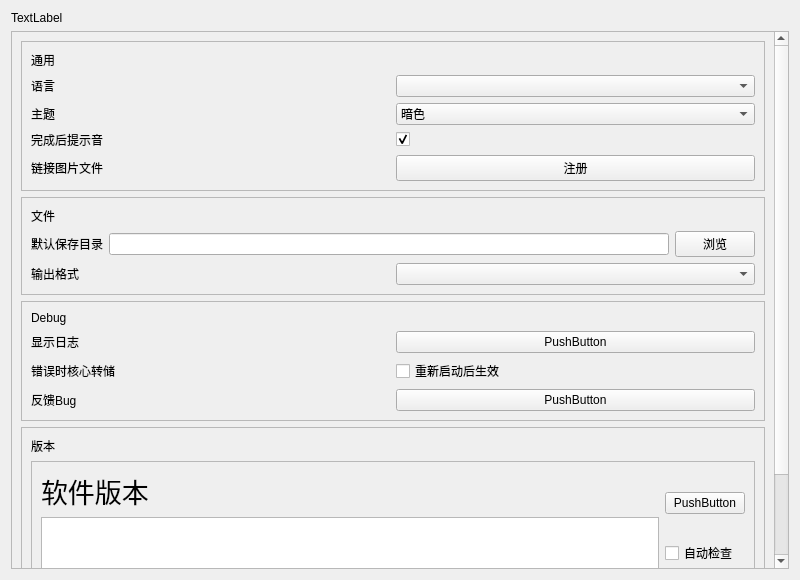
<?xml version="1.0" encoding="UTF-8"?>
<ui version="4.0">
 <class>Form</class>
 <widget class="QWidget" name="Form">
  <property name="geometry">
   <rect>
    <x>0</x>
    <y>0</y>
    <width>800</width>
    <height>580</height>
   </rect>
  </property>
  <property name="windowTitle">
   <string>Form</string>
  </property>
  <layout class="QGridLayout" name="gridLayout_4">
   <item row="0" column="0">
    <widget class="TitleLabel" name="SettingTitleLabel">
     <property name="text">
      <string>TextLabel</string>
     </property>
    </widget>
   </item>
   <item row="1" column="0">
    <widget class="ScrollArea" name="scrollArea">
     <property name="widgetResizable">
      <bool>true</bool>
     </property>
     <widget class="QWidget" name="scrollAreaWidgetContents">
      <property name="geometry">
       <rect>
        <x>0</x>
        <y>0</y>
        <width>768</width>
        <height>635</height>
       </rect>
      </property>
      <layout class="QVBoxLayout" name="verticalLayout_8">
       <item>
        <widget class="QFrame" name="frame">
         <property name="frameShape">
          <enum>QFrame::Shape::StyledPanel</enum>
         </property>
         <property name="frameShadow">
          <enum>QFrame::Shadow::Raised</enum>
         </property>
         <layout class="QVBoxLayout" name="verticalLayout_2">
          <item>
           <widget class="TitleLabel" name="General_label">
            <property name="text">
             <string>通用</string>
            </property>
           </widget>
          </item>
          <item>
           <layout class="QHBoxLayout" name="horizontalLayout_21">
            <item>
             <widget class="QLabel" name="LanguageLabel">
              <property name="text">
               <string>语言</string>
              </property>
             </widget>
            </item>
            <item>
             <widget class="ComboBox" name="LanguagecomboBox"/>
            </item>
           </layout>
          </item>
          <item>
           <layout class="QHBoxLayout" name="horizontalLayout">
            <item>
             <widget class="BodyLabel" name="Theme">
              <property name="text">
               <string>主题</string>
              </property>
             </widget>
            </item>
            <item>
             <widget class="ComboBox" name="CB_Theme">
              <item>
               <property name="text">
                <string>暗色</string>
               </property>
              </item>
              <item>
               <property name="text">
                <string>亮色</string>
               </property>
              </item>
              <item>
               <property name="text">
                <string>跟随系统</string>
               </property>
              </item>
             </widget>
            </item>
           </layout>
          </item>
          <item>
           <layout class="QHBoxLayout" name="horizontalLayout_2">
            <item>
             <widget class="BodyLabel" name="CompleteDing">
              <property name="text">
               <string>完成后提示音</string>
              </property>
             </widget>
            </item>
            <item>
             <widget class="CheckBox" name="CompleteDingCheck">
              <property name="text">
               <string/>
              </property>
              <property name="checked">
               <bool>true</bool>
              </property>
             </widget>
            </item>
           </layout>
          </item>
          <item>
           <layout class="QHBoxLayout" name="horizontalLayout_6">
            <item>
             <widget class="QLabel" name="label">
              <property name="text">
               <string>链接图片文件</string>
              </property>
             </widget>
            </item>
            <item>
             <widget class="PushButton" name="pushButton">
              <property name="text">
               <string>注册</string>
              </property>
             </widget>
            </item>
           </layout>
          </item>
         </layout>
        </widget>
       </item>
       <item>
        <widget class="QFrame" name="frame_2">
         <property name="frameShape">
          <enum>QFrame::Shape::StyledPanel</enum>
         </property>
         <property name="frameShadow">
          <enum>QFrame::Shadow::Raised</enum>
         </property>
         <layout class="QVBoxLayout" name="verticalLayout_3">
          <item>
           <widget class="TitleLabel" name="FileRelatedLabel">
            <property name="text">
             <string>文件</string>
            </property>
           </widget>
          </item>
          <item>
           <layout class="QHBoxLayout" name="horizontalLayout_3">
            <item>
             <widget class="BodyLabel" name="DefaultSaveDictLabel">
              <property name="text">
               <string>默认保存目录</string>
              </property>
             </widget>
            </item>
            <item>
             <widget class="LineEdit" name="DefaultSaveDictTextEdit"/>
            </item>
            <item>
             <widget class="PushButton" name="DefaultSaveDictBrowserButton">
              <property name="text">
               <string>浏览</string>
              </property>
             </widget>
            </item>
           </layout>
          </item>
          <item>
           <layout class="QHBoxLayout" name="horizontalLayout_5">
            <item>
             <widget class="BodyLabel" name="OutputStructureLabel">
              <property name="text">
               <string>输出格式</string>
              </property>
             </widget>
            </item>
            <item>
             <widget class="ComboBox" name="OutputStructureComboBox"/>
            </item>
           </layout>
          </item>
         </layout>
        </widget>
       </item>
       <item>
        <widget class="QFrame" name="frame_5">
         <property name="frameShape">
          <enum>QFrame::Shape::StyledPanel</enum>
         </property>
         <property name="frameShadow">
          <enum>QFrame::Shadow::Raised</enum>
         </property>
         <layout class="QVBoxLayout" name="verticalLayout_6">
          <item>
           <widget class="TitleLabel" name="DebugLabel">
            <property name="text">
             <string>Debug</string>
            </property>
           </widget>
          </item>
          <item>
           <layout class="QHBoxLayout" name="horizontalLayout_14">
            <item>
             <widget class="BodyLabel" name="DisplayLogLabel">
              <property name="text">
               <string>显示日志</string>
              </property>
             </widget>
            </item>
            <item>
             <widget class="PushButton" name="DisplayLogButton">
              <property name="text">
               <string>PushButton</string>
              </property>
             </widget>
            </item>
           </layout>
          </item>
          <item>
           <layout class="QHBoxLayout" name="horizontalLayout_15">
            <item>
             <widget class="BodyLabel" name="DumpCoreDataWhenExceptionOccuredLabel">
              <property name="text">
               <string>错误时核心转储</string>
              </property>
             </widget>
            </item>
            <item>
             <widget class="CheckBox" name="DumpCoreDataWhenExceptionOccuredCheckBox">
              <property name="text">
               <string>重新启动后生效</string>
              </property>
             </widget>
            </item>
           </layout>
          </item>
          <item>
           <layout class="QHBoxLayout" name="horizontalLayout_18">
            <item>
             <widget class="BodyLabel" name="BugReportLabel">
              <property name="text">
               <string>反馈Bug</string>
              </property>
             </widget>
            </item>
            <item>
             <widget class="PushButton" name="BugReportButton">
              <property name="text">
               <string>PushButton</string>
              </property>
             </widget>
            </item>
           </layout>
          </item>
         </layout>
        </widget>
       </item>
       <item>
        <widget class="QFrame" name="frame_6">
         <property name="frameShape">
          <enum>QFrame::Shape::StyledPanel</enum>
         </property>
         <property name="frameShadow">
          <enum>QFrame::Shadow::Raised</enum>
         </property>
         <layout class="QGridLayout" name="gridLayout_2">
          <item row="0" column="0">
           <widget class="TitleLabel" name="VersionLabel">
            <property name="text">
             <string>版本</string>
            </property>
           </widget>
          </item>
          <item row="1" column="0">
           <widget class="QFrame" name="frame_7">
            <property name="frameShape">
             <enum>QFrame::Shape::StyledPanel</enum>
            </property>
            <property name="frameShadow">
             <enum>QFrame::Shadow::Raised</enum>
            </property>
            <layout class="QVBoxLayout" name="verticalLayout_4">
             <item>
              <layout class="QHBoxLayout" name="horizontalLayout_4">
               <item>
                <layout class="QVBoxLayout" name="verticalLayout_7">
                 <item>
                  <widget class="BodyLabel" name="SoftwareVersionLabel">
                   <property name="font">
                    <font>
                     <pointsize>20</pointsize>
                    </font>
                   </property>
                   <property name="text">
                    <string>软件版本</string>
                   </property>
                  </widget>
                 </item>
                 <item>
                  <widget class="TextBrowser" name="SoftwareVersionDetial"/>
                 </item>
                </layout>
               </item>
               <item>
                <layout class="QVBoxLayout" name="verticalLayout">
                 <item>
                  <widget class="PushButton" name="SoftwareVersionCheckButton">
                   <property name="text">
                    <string>PushButton</string>
                   </property>
                  </widget>
                 </item>
                 <item>
                  <widget class="QCheckBox" name="CB_autocheck">
                   <property name="text">
                    <string>自动检查</string>
                   </property>
                  </widget>
                 </item>
                </layout>
               </item>
              </layout>
             </item>
             <item>
              <widget class="QFrame" name="frame_8">
               <property name="frameShape">
                <enum>QFrame::Shape::StyledPanel</enum>
               </property>
               <property name="frameShadow">
                <enum>QFrame::Shadow::Raised</enum>
               </property>
               <layout class="QGridLayout" name="gridLayout_3">
                <item row="0" column="0">
                 <layout class="QHBoxLayout" name="horizontalLayout_20">
                  <item>
                   <widget class="BodyLabel" name="AboutLabel">
                    <property name="text">
                     <string>关于</string>
                    </property>
                   </widget>
                  </item>
                  <item>
                   <widget class="PushButton" name="AboutButton">
                    <property name="text">
                     <string>打开</string>
                    </property>
                   </widget>
                  </item>
                 </layout>
                </item>
               </layout>
              </widget>
             </item>
            </layout>
           </widget>
          </item>
         </layout>
        </widget>
       </item>
      </layout>
     </widget>
    </widget>
   </item>
  </layout>
 </widget>
 <customwidgets>
  <customwidget>
   <class>CheckBox</class>
   <extends>QCheckBox</extends>
   <header>qfluentwidgets</header>
  </customwidget>
  <customwidget>
   <class>BodyLabel</class>
   <extends>QLabel</extends>
   <header>qfluentwidgets</header>
  </customwidget>
  <customwidget>
   <class>TextBrowser</class>
   <extends>QTextBrowser</extends>
   <header>qfluentwidgets</header>
  </customwidget>
  <customwidget>
   <class>ComboBox</class>
   <extends>QComboBox</extends>
   <header>qfluentwidgets</header>
  </customwidget>
  <customwidget>
   <class>TitleLabel</class>
   <extends>QLabel</extends>
   <header>qfluentwidgets</header>
  </customwidget>
  <customwidget>
   <class>PushButton</class>
   <extends>QPushButton</extends>
   <header>qfluentwidgets</header>
  </customwidget>
  <customwidget>
   <class>LineEdit</class>
   <extends>QLineEdit</extends>
   <header>qfluentwidgets</header>
  </customwidget>
  <customwidget>
   <class>ScrollArea</class>
   <extends>QScrollArea</extends>
   <header>qfluentwidgets</header>
   <container>1</container>
  </customwidget>
 </customwidgets>
 <resources/>
 <connections/>
</ui>
